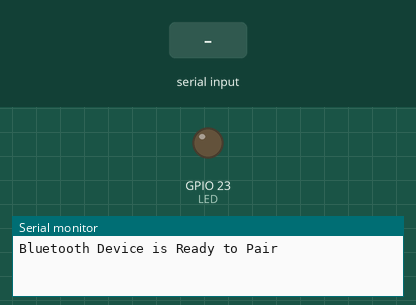
Recording of a sketch running on a simulated ESP32. Parts: output pins drawn as LEDs (lit = HIGH), the last lines printed to the serial monitor. The test bench sets the inputs (shaded band). Nothing arrives over Bluetooth unless stated.

Above: at 1.2 s.
1.3 s: "1" received over the second serial link
At 1.7 s:
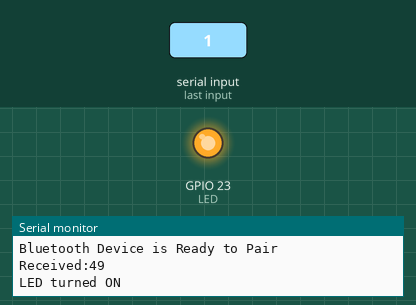
2.8 s: "0" received over the second serial link
At 3.2 s:
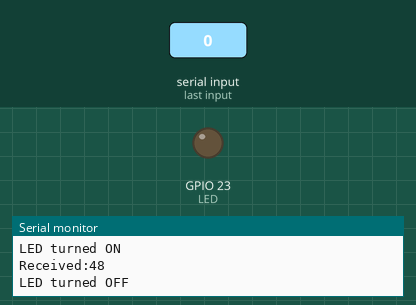
Timing chart, 0 to 5.8 s (numbered marks = the images above; inputs shaded):
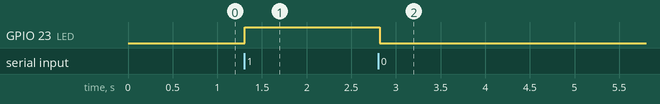

Measured:
- after the input at 1.3 s, GPIO 23 (LED): LOW → HIGH at once
- after the input at 2.8 s, GPIO 23 (LED): HIGH → LOW at once

The sketch:

bluetooth.ino
```cpp
#include "BluetoothSerial.h" //Header File for Serial Bluetooth, will be added by default into Arduino
BluetoothSerial ESP_BT; //Object for Bluetooth
int incoming;
int LED = 23;
void setup() {
Serial.begin(9600); //Start Serial monitor in 9600
ESP_BT.begin("BLUE10"); //Name of your Bluetooth Signal as u want show while search availble BT
Serial.println("Bluetooth Device is Ready to Pair");
pinMode (LED, OUTPUT);//Specify that LED pin is output
}

void loop() {
if (ESP_BT.available()) //Check if we receive anything from Bluetooth
  {
    incoming = ESP_BT.read(); //Read what we recevive
    Serial.print("Received:"); Serial.println(incoming);
    if (incoming == 49)  // ASCII value of 1 (49-48=1)
        {
        digitalWrite(LED, HIGH);
        ESP_BT.println("LED turned ON");
        Serial.println("LED turned ON");
        }
    if (incoming == 48) // ASCII value of 0 (48-48=0)
        {
        digitalWrite(LED, LOW);
        ESP_BT.println("LED turned OFF");
        Serial.println("LED turned OFF");
        }
  }
  delay(20);
}
```
